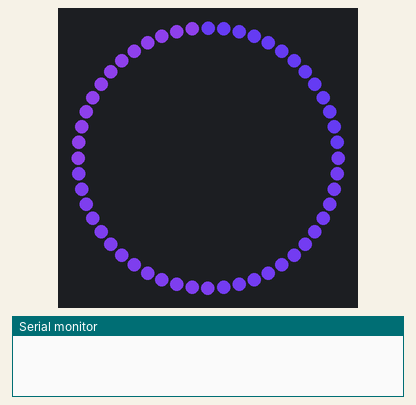
Simulated run of this sketch. Board: ESP8266 (NodeMCU). Shown: 52 RGB LEDs in a ring, first at the top, clockwise, the last lines printed to the serial monitor. Dim RGB values are drawn brighter than linear; random numbers use the default seed unless the sketch sets one.

Above: at 0.17 s.
At 7.06 s:
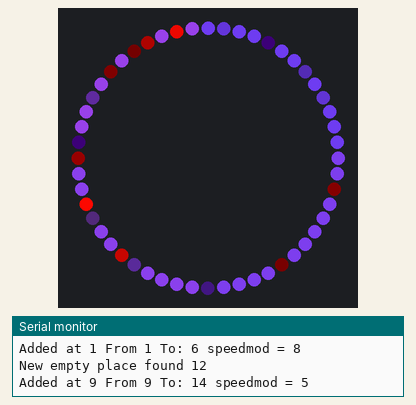
At 14.01 s:
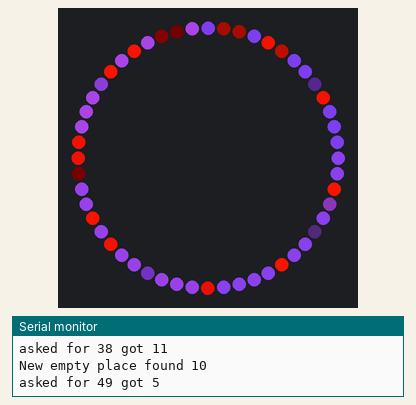
At 21.57 s:
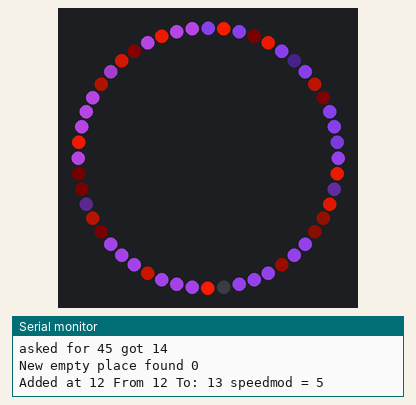
At 26.1 s:
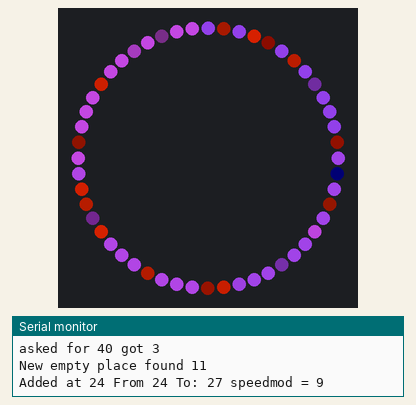
At 39.7 s:
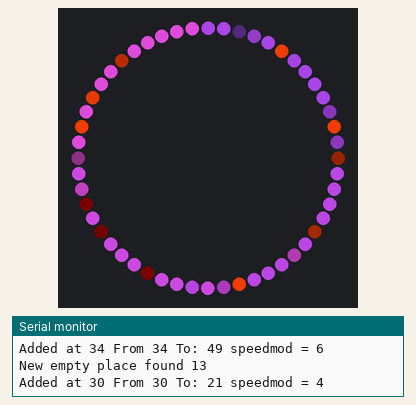

The sketch:

23x23.ino
```cpp
#define FASTLED_ALLOW_INTERRUPTS 0
#define FASTLED_INTERRUPT_RETRY_COUNT 1
#include <FastLED.h>
// Use True Random from https://github.com/marvinroger/ESP8266TrueRandom
#include <ESP8266TrueRandom.h>
#define NUM_LEDS 52
#define DATA_PIN D7
#define COLOR_ORDER RGB
#define MAXVAL 255
#define SPEEDFACTOR 1
#define SPEEDMODIFIER 1
#define RINGSIZE 15
#define OVERALL_COLORCHANGE_FREQUENCY 20
#define SATURATION 140
#define OUTSAT 255
CRGB leds[NUM_LEDS];
int lasttime = 0;
int anicounter = 0;
int foo = -1;
int r = 0;

int ring[RINGSIZE][3];

int color = 174;
int counterColor = 255;
// nata
//int connex[52][2] = {{0, 51}, {1, 50}, {2, 49}, {3, 37}, {4, 34}, {5, 36}, {6, 33}, {7, 32}, {8, 35}, {9, 31}, {10, 30}, {11, 29}, {12, 13}, {13, 12}, {14, 15}, {15, 14}, {16, 19}, {17, 18}, {18, 17}, {19, 16}, {20, 28}, {21, 40}, {22, 39}, {23, 38}, {24, 27}, {25, 26}, {26, 25}, {27, 24}, {28, 20}, {29, 11}, {30, 10}, {31, 9}, {32, 7}, {33, 6}, {34, 4}, {35, 8}, {36, 5}, {37, 3}, {38, 23}, {39, 22}, {40, 21}, {41, 48}, {42, 47}, {43, 46}, {44, 45}, {45, 44}, {46, 43}, {47, 42}, {48, 41}, {49, 2}, {50, 1}, {51, 0}};
// sarah
//int connex[52][2] = {{0, 51}, {1, 50}, {2, 49}, {3, 48}, {4, 21}, {5, 16}, {6, 15}, {7, 14}, {8, 13}, {9, 12}, {10, 11}, {12, 9}, {13, 8}, {14, 7}, {15, 6}, {16, 5}, {17, 47}, {18, 44}, {19, 42}, {20, 43}, {21, 4}, {22, 29}, {23, 28}, {24, 27}, {25, 26}, {26, 25}, {27, 24}, {28, 23}, {29, 22}, {30, 41}, {31, 40}, {32, 46}, {33, 45}, {34, 37}, {35, 36}, {36, 35}, {37, 34}, {38, 39}, {39, 38}, {40, 31}, {41, 30}, {42, 19}, {43, 20}, {44, 18}, {45, 33}, {46, 32}, {47, 17}, {48, 3}, {49, 2}, {50, 1}, {51, 0}};
// dani
//int connex[52][2] = {{0, 1}, {1, 0}, {2, 51}, {3, 50}, {4, 5}, {5, 4}, {6, 33}, {7, 32}, {8, 21}, {9, 20}, {10, 19}, {11, 18}, {12, 13}, {13, 12}, {14, 17}, {15, 16}, {16, 15}, {17, 14}, {18, 11}, {19, 10}, {20, 9}, {21, 8}, {22, 29}, {23, 28}, {24, 27}, {25, 26}, {26, 25}, {27, 24}, {28, 23}, {29, 22, }, {30, 41}, {31, 40}, {32, 7}, {33, 6}, {34, 49}, {35, 47}, {36, 39}, {37, 45}, {38, 44}, {39, 36}, {40, 31}, {41, 30}, {42, 48}, {43, 46}, {44, 38}, {45, 37}, {46, 43}, {47, 35}, {48, 42}, {49, 34}, {50, 3}, {51, 2}};
//tobi
int connex[52][2] = {{0, 51}, {1, 6}, {2, 5}, {3, 4}, {4, 3}, {5, 2}, {6, 1}, {7, 48}, {8, 15}, {9, 14}, {10, 11}, {11, 10}, {12, 13}, {13, 12}, {14, 9, }, {15, 8}, {16, 47}, {17, 46}, {18, 45}, {19, 42}, {20, 41}, {21, 30}, {22, 29}, {23, 28}, {24, 27}, {25, 26}, {26, 25}, {27, 24}, {28, 23, }, {29, 22}, {30, 21}, {31, 32}, {32, 31}, {33, 50}, {34, 49}, {35, 44}, {36, 43}, {37, 40}, {38, 39}, {39, 38}, {40, 37}, {41, 20}, {42, 19}, {43, 36}, {44, 37}, {45, 18}, {46, 17}, {47, 16}, {48, 7}, {49, 34}, {50, 33}, {51, 0}};
int colorCounter = 0;
int rollingCounter = 1;

void setup() {
  Serial.begin(9600);
  // put your setup code here, to run once:
  FastLED.addLeds<WS2812B, DATA_PIN, GRB>(leds, NUM_LEDS);
  randomSeed(analogRead(0));
  fill_solid(leds, NUM_LEDS, CHSV(170, 255, MAXVAL));
  FastLED.show();
  for (int i = 0; i < RINGSIZE; i++) {
    ring[i][0] = -1;
    ring[i][1] = -1;
    ring[i][2] = 1;
  }
}

void loop() {
  //fill_solid(leds, NUM_LEDS, CHSV(color, SATURATION, MAXVAL));
  for (int i = 0; i<NUM_LEDS; i++) {
    leds[i] = CHSV((color+section(i)*2)%255, SATURATION, MAXVAL);
  }
  // Chance is one in 40 to create a new connection
  r = ESP8266TrueRandom.random(40);
  if (r == 1) {
    //If the color should change
    colorCounter++;
    if (colorCounter == OVERALL_COLORCHANGE_FREQUENCY) {
      color = (color + 1) % 255;
      counterColor = (counterColor + 1) % 255;
      colorCounter = 0;
    }
    // find out next empty position in ring"
    int nextRingPos = nextRing();
    if (nextRingPos != -1) {
      // if there is an empty place in the ring
      Serial.print ("New empty place found ");
      Serial.println(nextRingPos);
      // chose at which position
      r = ESP8266TrueRandom.random(52);
      if (testRing(r)) {
        //if its empty, then add a new colorchange here
        Serial.print("Added at ");
        Serial.print(r);
        Serial.print(" From ");
        Serial.print(connex[r][0]);
        Serial.print(" To: ");
        Serial.print(connex[r][1]);
        ring[nextRingPos][0] = r;
        ring[nextRingPos][1] = connect(connex[ring[nextRingPos][0]][0], connex[ring[nextRingPos][0]][1], color, counterColor, 0);
        int s = ESP8266TrueRandom.random(10);
        ring[nextRingPos][2] = s + SPEEDMODIFIER;
        Serial.print(" speedmod = ");
        Serial.println(s);

      }

    }
    else {
      //Serial.println ("Blocked");
    }
  }
  //cycle through the whole ring
  for (int i = 0; i < RINGSIZE; i++) {
    if (ring[i][0] != -1) {
      // change / update color
      if ((rollingCounter % ring[i][2]) == 0) {
        ring[i][1] = connect(connex[ring[i][0]][0], connex[ring[i][0]][1], color, counterColor, ring[i][1]);
      }
      else {
        ring[i][1] = connect(connex[ring[i][0]][0], connex[ring[i][0]][1], color, counterColor, (ring[i][1]-1 < 0) ? 0 : ring[i][1]-1);
      }
      //if we're done set to -1
      if (ring[i][1] == -1) {
        ring[i][0] = -1;
      }
    }


  }
  delay(1 * SPEEDFACTOR);
  FastLED.show();
  rollingCounter = (rollingCounter + 1) % 100;
}
```

helpers.ino
```cpp
int section(int ledPos) {
  if (ledPos < 13) {
    return 2;
  }
  else if (ledPos <26) {
    return 4;
  }
  else if (ledPos <39) {
    return 6;
  }
  else if (ledPos < 52) {
    return 8;
  }

}
int nextRing() {
  for (int i = 0; i < RINGSIZE; i++) {
    if (ring[i][0] == -1) {
      return i;
    }
  }
  return -1;
}


bool testRing(int r) {
  for (int j = 0; j < RINGSIZE; j++) {
    if (connex[ring[j][0]][0] == connex[r][0] or connex[ring[j][0]][0] == connex[r][1] or connex[ring[j][0]][1] == connex[r][1] or connex[ring[j][0]][1] == connex[r][0]) {
      Serial.print("asked for ");
      Serial.print(r);
      Serial.print(" got ");
      Serial.println(j);
      return false;
    }
  }
  return true;
}


int connect(int in, int out, int incolor, int outcolor, int currentStep) {
  //TURN in to zero
  if (currentStep < MAXVAL + 1) {
    leds[in] = CHSV((incolor+section(in)*2)%255, SATURATION, MAXVAL - currentStep);
    currentStep++;
    return currentStep;
  }
  //turn in to red
  else if (currentStep < MAXVAL * 2 + 1) {
    leds[in] = CHSV(outcolor, OUTSAT, currentStep - MAXVAL);
    currentStep++;
    return currentStep;
  }
  //turn out to zero, keep in at red.
  else if (currentStep < MAXVAL * 3 + 1) {
    leds[in] = CHSV(outcolor, OUTSAT, MAXVAL);
    leds[out] = CHSV((incolor+section(in)*2)%255, SATURATION, MAXVAL * 3 - currentStep);
    currentStep++;
    return currentStep;
  }
  //turn out to red, turn in to zero.
  else if (currentStep < MAXVAL * 4 + 1) {
    leds[out] = CHSV(outcolor, OUTSAT, currentStep - MAXVAL * 3);
    leds[in] = CHSV(outcolor, OUTSAT, MAXVAL * 4 - currentStep);
    currentStep++;
    return currentStep;
  }
  //turn in to blue, turn out to zero.
  else if (currentStep < MAXVAL * 5 + 1) {
    leds[in] = CHSV((incolor+section(in)*2)%255, SATURATION, currentStep - MAXVAL * 4);
    leds[out] = CHSV(outcolor, OUTSAT, MAXVAL * 5 - currentStep);
    currentStep++;
    return currentStep;
  }
  //turn out to blue
  else if (currentStep < MAXVAL * 6 + 1) {
    leds[in] = CHSV((incolor+section(in)*2)%255, SATURATION, MAXVAL);
    leds[out] = CHSV((incolor+section(in)*2)%255, SATURATION, currentStep - MAXVAL * 5);
    currentStep++;
    return currentStep;
  }
  else if (currentStep >= MAXVAL * 6 + 1) {
    return -1;
  }
}
```
